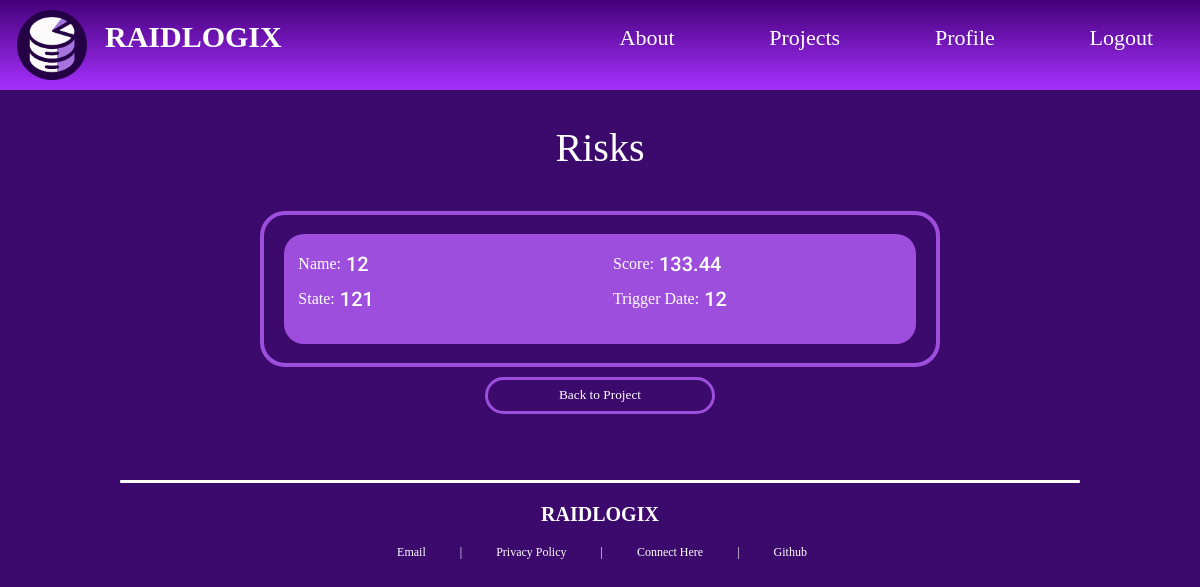
Page /projects/1/risks/ (signed in) on the committed database.
### raidlogix/models.py (models this page shows)
class risk(models.Model):
    created = models.CharField(max_length=50)
    name = models.CharField(max_length=50)
    description = models.TextField()
    owner = models.CharField(max_length=50)
    state = models.CharField(max_length=50)
    probability = models.IntegerField()
    impact = models.IntegerField()
    score = models.DecimalField(decimal_places=2, max_digits=5)
    date_raised = models.CharField(max_length=50)
    trigger_date = models.CharField(max_length=50)
    date_closed = models.CharField(max_length=50)
    response_strategy = models.CharField(max_length=50)
    response_plan_state = models.CharField(max_length=50)
    project = models.ForeignKey(project, on_delete = models.CASCADE)

### raidlogix/views.py (the view)
# urls.py: path('projects/<int:project_pk>/risks/', views.risks, name="risks"),
@login_required
def risks(request, project_pk):
    this_project = get_object_or_404(project, pk=project_pk)
    if not user_projects.objects.filter(user=request.user, project=this_project).exists():
        return HttpResponseForbidden("You do not have permission to access this project.")
    risks = risk.objects.filter(project=this_project)
    context = {
        'project': this_project,
        'risks': risks,
    }
    return render(request, "risk_list.html", context=context)

### raidlogix/templates/risk_list.html
{% extends 'h_and_f.html' %}
{% block content %}
<div id="block-attribute-list">
    <div class="attribute-text"><p>Risks</p></div>
    <div id="project-attribute-container">
        {% if risks.count == 0 %}
            <h1 id="empty-projects">NO RISKS</h1>
        {% else %}
            {% for risk in risks%}
                <a id="project-container-link" href="{% url 'view_risk' project.pk risk.pk %}">
                    <div class="project-container">
                        <div class="left-project-container">
                            <div class="project-value">Name: <p class="project-list-value">&nbsp;{{ risk.name }}</p></div>
                            <div class="project-value">State: <p class="project-list-value">&nbsp;{{ risk.state }}</p></div>
                        </div>
                        <div class="right-project-container">
                            <div class="project-value">Score: <p class="project-list-value">&nbsp;{{ risk.score }}</p></div>
                            <div class="project-value">Trigger Date: <p class="project-list-value">&nbsp;{{ risk.trigger_date }}</p></div>
                        </div>
                    </div>
                </a>
            {% endfor %}
        {% endif %}
    </div>
    <a href="{% url 'view_project' project.pk %}" id="reroute-project"><input id="add-attribute-submit" type="submit" value="Back to Project"/></a>
</div>
{% endblock content %}

### raidlogix/static/main.css (style rules this page uses)
html { background-color:#3C096C; margin: 0%; padding: 0%; }
body { height: auto; display: flex; flex-direction: column; align-items: center; margin: 0%; padding: 0%; }
.project-list-value { font-family: "Roboto-Medium"; font-size: 20px; }
#project-container-link { width:94%; flex-direction: column; display: flex; align-items: center; text-decoration: none; }
.project-container { width: 100%; background-color: #9D4EDD; margin: 1%; margin-top: 1.5%; margin-bottom: 1.5%; border-radius: 20px; height: 110px; display: flex; flex-direction: row; overflow: hidden; white-space: nowrap; text-overflow: ellipsis; transition: transform .125s, background-color .125s; }
.left-project-container { width: 50%; height: 100%; display: flex; flex-direction: column; align-items: center; padding-top:2%; padding-bottom: 2%; padding-left: 0.5%; }
.right-project-container { width: 45%; height: 100%; display: flex; flex-direction: column; align-items: center; padding-top:2%; padding-bottom: 2%; padding-right: 0.5%; overflow: hidden; white-space: nowrap; text-overflow: ellipsis; }
.project-value { width: 93%; height: 32%; margin-left:1%; margin-right: 1%; font-family: "Request"; display: flex; flex-direction: row; align-items: center; color: white; }
#project-attribute-container { display: flex; flex-direction: column; align-items: center; width: 70%; height: auto; border-color: #9D4EDD; border-width: 4px; border-style: solid; border-radius: 25px; padding-top: 1%; padding-bottom: 1%; color: #fff; margin-bottom: 1%; }
#add-attribute-submit { font-family: "Request"; width: 60%; background-color: #3C096C; padding: 2%; border-radius: 22px; border-color: #9D4EDD; border-width: 3px; border-style: solid; color: #fff; text-align: center; transition: transform .125s, background-color .125s; }
.attribute-text { color:#fff; font-family: "Request"; font-size:40px; margin: 0%; }
#block-attribute-list { display: flex; flex-direction: column; align-items: center; width: 80%; margin-top: 7%; margin-bottom: 2%; }
#reroute-project { width: 40%; text-align: center; }

### rows in the picture
risk: name "12", state "121", score "133.44", trigger_date "12"
